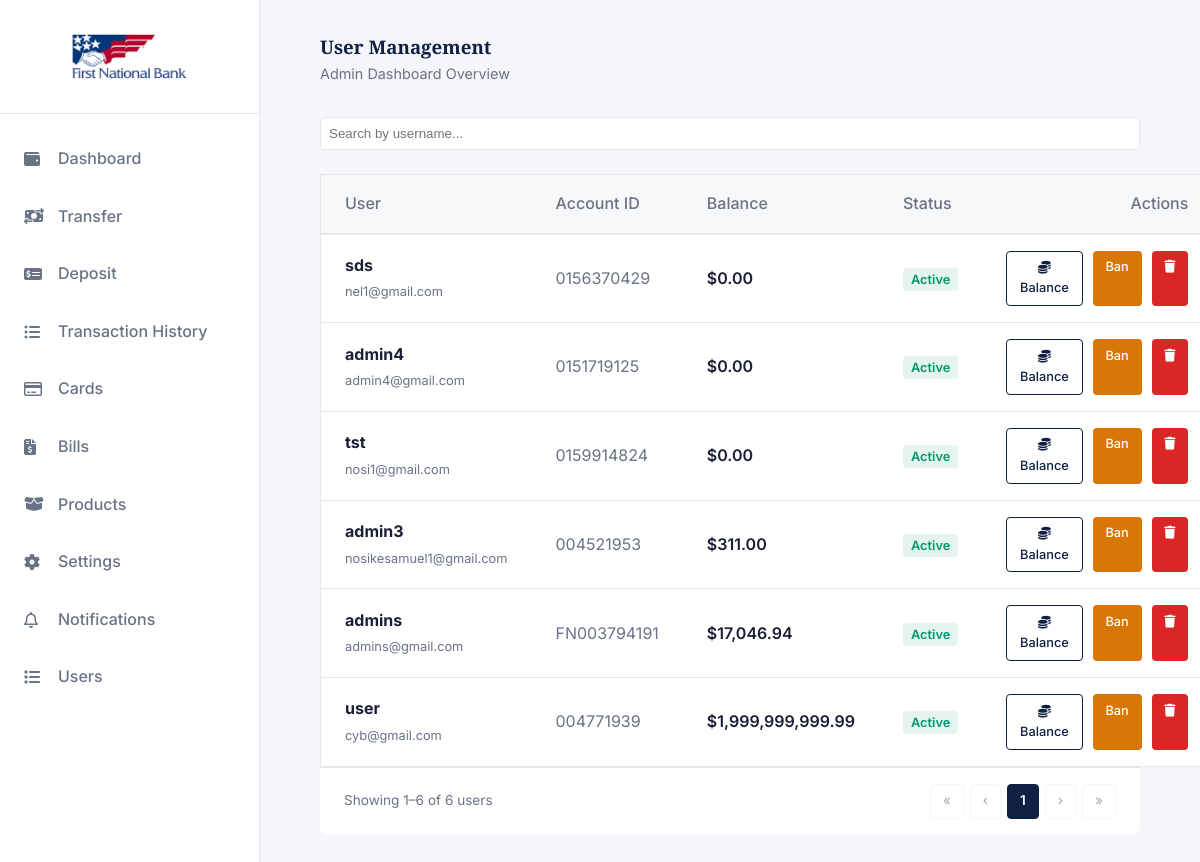
Screenshot of /users/ (signed in) with the database file from the repository.
### app/models.py (models this page shows, shortened)
class Account(models.Model):
    class AccountType(models.TextChoices):
        SAVINGS  = "SAVINGS",  "Savings"
        CHECKING = "CHECKING", "Checking"
        WALLET   = "WALLET",   "Wallet"
    class TierType(models.TextChoices):
        TierOne  = "Tier 1",  "Tier 1"
        TierTwo = "Tier 2", "Tier 2"
        TierThree   = "Tier 3",   "Tier 3"
    id             = models.UUIDField(primary_key=True, default=uuid.uuid4, editable=False)
    user           = models.OneToOneField(User, on_delete=models.PROTECT, related_name="account")
    account_genID  = models.CharField(max_length=20, unique=True, db_index=True)
    account_type   = models.CharField(max_length=20, choices=AccountType.choices, default=AccountType.SAVINGS)
    tier           = models.CharField(max_length=20, choices=TierType.choices, default=TierType.TierOne)
    balance        = models.DecimalField(max_digits=18, decimal_places=2, default=0)
    dob            = models.DateField(null=True, blank=True)
    nok_name       = models.CharField(max_length=100, null=True, blank=True)
    nok_contact    = models.CharField(max_length=100, null=True, blank=True)
    address        = models.CharField(max_length=100, null=True, blank=True)
    utility_bill   = CloudinaryField('raw', null=True, blank=True)
    is_active      = models.BooleanField(default=True)
    created_at     = models.DateTimeField(auto_now_add=True)
    updated_at     = models.DateTimeField(auto_now=True)
    pin            = models.CharField(max_length=4, null=True, blank=True)
    class Meta:
        db_table = "accounts"

class User(AbstractUser):
    full_name = models.CharField(max_length=50, blank=True, null=True)
    email = models.EmailField(unique=True)
    phone_number = models.CharField(max_length=20, blank=True)
    is_verified   = models.BooleanField(default=False)
    social_sec = models.CharField(max_length=20)
    country = models.ForeignKey(
        Country,
        null=True, blank=True,
        on_delete=models.SET_NULL,
        related_name="users"
    )
    class Meta:
        db_table = "users"

### app/views.py (the view)
# urls.py: path('users/', userList, name='users'),
@login_required(login_url='accounts:login')
def userList(request):
    accounts = Account.objects.all().order_by('-user')
    paginator = Paginator(accounts, 80)  # 20 per page
    page_number = request.GET.get('page', 1)
    page_obj = paginator.get_page(page_number)
    context = {
        'users': page_obj
    }
    return render(request, 'Admin/users.html', context)

### templates/Admin/users.html (shortened to what this page needs)
{% extends 'base.html' %}
{% load static %}
{% load humanize %}
{% block content %}
<main class="main-content">
    <div class="top-bar">
        <div>
            <h3>User Management</h3>
            <p style="color: var(--text-secondary); font-size: 0.9rem;">Admin Dashboard Overview</p>
        </div>
    </div>
    <div class="card responsive-table" style="padding: 0; border: none; background: transparent; box-shadow: none;">
        <div class="filter-bar">
            <input type="text" id="search-input" placeholder="Search by username..." style="flex: 1;" oninput="searchUsers(this.value)">
        </div>
        <table style="width: 100%; border-collapse: collapse; text-align: left; background: var(--surface-color); border-radius: 8px 8px 0 0; border: 1px solid var(--border-color); border-bottom: none;">
            <thead>
                <tr style="border-bottom: 2px solid var(--border-color); background-color: rgba(15, 32, 66, 0.03);">
                    <th style="padding: 1rem 1.5rem; color: var(--text-secondary); font-weight: 500;">User</th>
                    <th style="padding: 1rem 1.5rem; color: var(--text-secondary); font-weight: 500;">Account ID</th>
                    <th style="padding: 1rem 1.5rem; color: var(--text-secondary); font-weight: 500;">Balance</th>
                    <th style="padding: 1rem 1.5rem; color: var(--text-secondary); font-weight: 500;">Status</th>
                    <th style="padding: 1rem 1.5rem; color: var(--text-secondary); font-weight: 500; text-align: right;">Actions</th>
                </tr>
            </thead>
            <tbody>
                {% for client in users %}
                <tr style="border-bottom: 1px solid var(--border-color);">
                    <td data-label="User" style="padding: 1rem 1.5rem;">
                        <div>
                            {% if client.user.is_active %}
                                <strong>{{ client.user.username }}</strong><br>
                                <span style="font-size: 0.8rem; color: var(--text-secondary);">{{ client.user.email }}</span>
                            {% else %}
                                <div style="background: rgba(220, 38, 38, 0.1); color: var(--danger); padding: 4px 8px; border-radius: 4px; font-size: 0.8rem; font-weight: 600;">
                                    <strong>{{ client.user.username }}</strong><br>
                                    <span style="font-size: 0.8rem; color: var(--text-secondary);">{{ client.user.email }}</span>
                                </div>
                            {% endif %}
                        </div>
                    </td>
                    <td data-label="Account ID" style="padding: 1rem 1.5rem; font-family: var(--font-body); color: var(--text-secondary);">
                        <div>{{ client.account_genID }}</div>
                    </td>
                    <td data-label="Balance" style="padding: 1rem 1.5rem; font-weight: 600;">
                        <div>${{ client.balance|intcomma }}</div>
                    </td>
                    <td data-label="Status" style="padding: 1rem 1.5rem;">
                        <div>
                            {% if client.user.is_active %}
                                <span style="background: rgba(5, 150, 105, 0.1); color: var(--success); padding: 4px 8px; border-radius: 4px; font-size: 0.8rem; font-weight: 600;">Active</span>
                            {% else %}
                                <span style="background: rgba(220, 38, 38, 0.1); color: var(--danger); padding: 4px 8px; border-radius: 4px; font-size: 0.8rem; font-weight: 600;">Banned</span>
                            {% endif %}
                        </div>
                    </td>
                    <td data-label="Actions" class="actions-cell" style="padding: 1rem 1.5rem;">
                        <div class="actions-wrapper">
                            <a href="{% url 'app:change_balance' client.id %}" class="btn btn-outline" style="padding: 0.4rem 0.8rem; font-size: 0.8rem;">
                                <i class="fa-solid fa-coins"></i> Balance
                            </a>
                            {% if client.user.is_active %}
                                <a href="{% url 'app:ban_user' client.user.id %}"
                                   class="btn"
                                   style="background: var(--warning); color: white; padding: 0.4rem 0.8rem; font-size: 0.8rem;"
                                   onclick="return confirm('Ban {{ client.user.username }}?');">Ban</a>
                            {% else %}
                                <a href="{% url 'app:unban_user' client.user.id %}"
                                   class="btn btn-primary"
                                   style="padding: 0.4rem 0.8rem; font-size: 0.8rem;">Unban</a>
                            {% endif %}
                            <a href="{% url 'app:delete_user' client.user.id %}"
                               class="btn"
                               style="background: var(--danger); color: white; padding: 0.4rem 0.8rem; font-size: 0.8rem;"
                               onclick="return confirm('Are you sure you want to permanently delete {{ client.user.username }}?');">
                                <i class="fa-solid fa-trash"></i>
                            </a>
                        </div>
                    </td>
                </tr>
                {% empty %}
                <tr>
                    <td colspan="5" style="text-align: center; padding: 3rem; color: var(--text-secondary);">No users found.</td>
                </tr>
                {% endfor %}
            </tbody>
        </table>
        <div class="pagination-wrapper">
            <div class="pagination-info">
                Showing {{ users.start_index }}–{{ users.end_index }} of {{ users.paginator.count }} users
            </div>
            <div class="pagination-controls">
                {% if users.has_previous %}
                    <a href="?page=1" class="page-btn">«</a>
                    <a href="?page={{ users.previous_page_number }}" class="page-btn">‹</a>
                {% else %}
                    <span class="page-btn disabled">«</span>
                    <span class="page-btn disabled">‹</span>
                {% endif %}
                {% for num in users.paginator.page_range %}
                    {% if users.number == num %}
                        <span class="page-btn active">{{ num }}</span>
                    {% elif num > users.number|add:'-3' and num < users.number|add:'3' %}
                        <a href="?page={{ num }}" class="page-btn">{{ num }}</a>
                    {% endif %}
                {% endfor %}
                {% if users.has_next %}
                    <a href="?page={{ users.next_page_number }}" class="page-btn">›</a>
                    <a href="?page={{ users.paginator.num_pages }}" class="page-btn">»</a>
                {% else %}
                    <span class="page-btn disabled">›</span>
                    <span class="page-btn disabled">»</span>
                {% endif %}
            </div>
        </div>
    </div>
</main>
{% endblock %}

### static/css/styles.css (style rules this page uses)
:root { --bg-color: #f4f6f9; --surface-color: #ffffff; --text-primary: #1a1f36; --text-secondary: #697386; --brand-primary: #0f2042; --brand-accent: #cba052; --border-color: #e5e7eb; --success: #059669; --danger: #dc2626; --warning: #d97706; --font-heading: 'Playfair Display', serif; --font-body: 'Inter', sans-serif; --sidebar-width: 260px; --transition: all 0.3s ease; }
* { margin: 0; padding: 0; box-sizing: border-box; }
body { font-family: var(--font-body); background-color: var(--bg-color); color: var(--text-primary); line-height: 1.6; transition: background-color var(--transition), color var(--transition); }
h1, h2, h3, h4, .brand-logo { font-family: var(--font-heading); color: var(--brand-primary); }
a { text-decoration: none; color: var(--brand-primary); }
.btn { display: inline-block; padding: 0.75rem 1.5rem; border-radius: 4px; font-weight: 500; cursor: pointer; text-align: center; border: none; transition: var(--transition); }
.btn-outline { border: 1px solid var(--brand-primary); color: var(--brand-primary); background: transparent; }
.card { background-color: var(--surface-color); border: 1px solid var(--border-color); border-radius: 8px; padding: 1.5rem; box-shadow: 0 2px 4px rgba(0,0,0,0.02); }
.main-content { flex: 1; padding: 2rem 5%; overflow-y: auto; }
.top-bar { display: flex; justify-content: space-between; align-items: center; margin-bottom: 2rem; }

### templates/Admin/users.html (style rules this page uses)
.filter-bar { display: flex; gap: 1rem; margin-bottom: 1.5rem; }
.filter-bar input, .filter-bar select { padding: 0.5rem; border: 1px solid var(--border-color); border-radius: 4px; background: var(--surface-color); color: var(--text-primary); }
.actions-wrapper { display: flex; justify-content: flex-end; gap: 10px; }
.pagination-wrapper { display: flex; align-items: center; justify-content: space-between; padding: 1rem 1.5rem; border-top: 1px solid var(--border-color); background: var(--surface-color); border-radius: 0 0 8px 8px; flex-wrap: wrap; gap: 1rem; }
.pagination-info { font-size: 0.85rem; color: var(--text-secondary); }
.pagination-controls { display: flex; gap: 6px; align-items: center; }
.page-btn { padding: 0.35rem 0.75rem; border: 1px solid var(--border-color); border-radius: 4px; background: var(--surface-color); color: var(--text-primary); font-size: 0.85rem; cursor: pointer; text-decoration: none; transition: var(--transition); }
.page-btn.active { background: var(--brand-primary); color: white; border-color: var(--brand-primary); font-weight: 600; }
.page-btn.disabled { opacity: 0.4; pointer-events: none; cursor: not-allowed; }

### rows the page displays
Account: user.username "sds", user.email "nel1@gmail.com", account_genID "0156370429", balance "0.00", shows "Active"
Account: user.username "admin4", user.email "admin4@gmail.com", account_genID "0151719125", balance "0.00", shows "Active"
Account: user.username "tst", user.email "nosi1@gmail.com", account_genID "0159914824", balance "0.00", shows "Active"
Account: user.username "admin3", user.email "nosikesamuel1@gmail.com", account_genID "004521953", balance "311.00", shows "Active"
Account: user.username "admins", user.email "admins@gmail.com", account_genID "FN003794191", balance "17,046.94", shows "Active"
Account: user.username "user", user.email "cyb@gmail.com", account_genID "004771939", balance "1,999,999,999.99", shows "Active"

### other values shown
{{ users.start_index }} "1"
{{ users.end_index }} "6"
{{ users.paginator.count }} "6"
{{ num }} "1"
